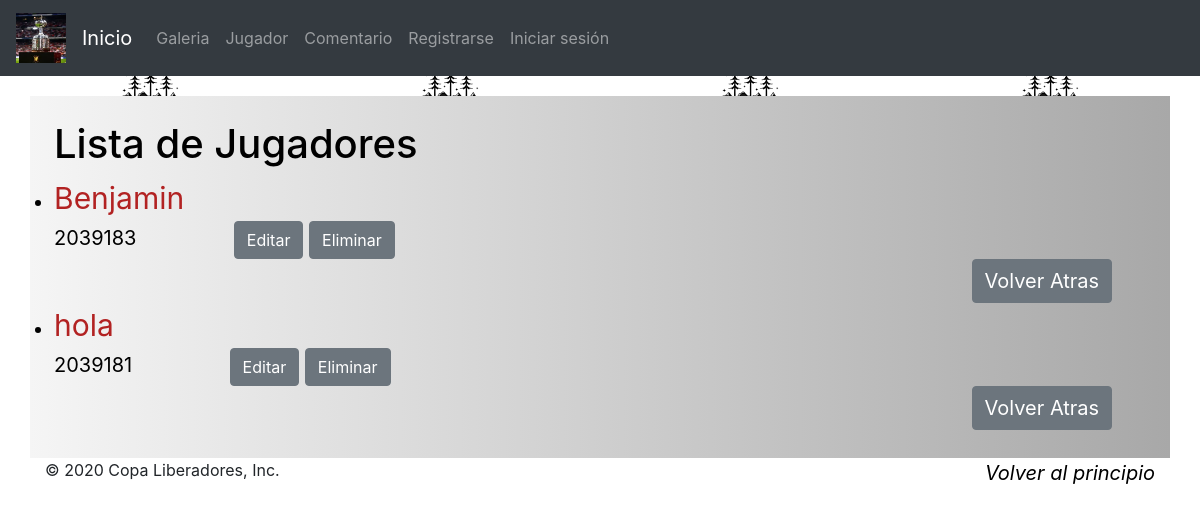
Page /copa/usuario/ on the earlier database version.
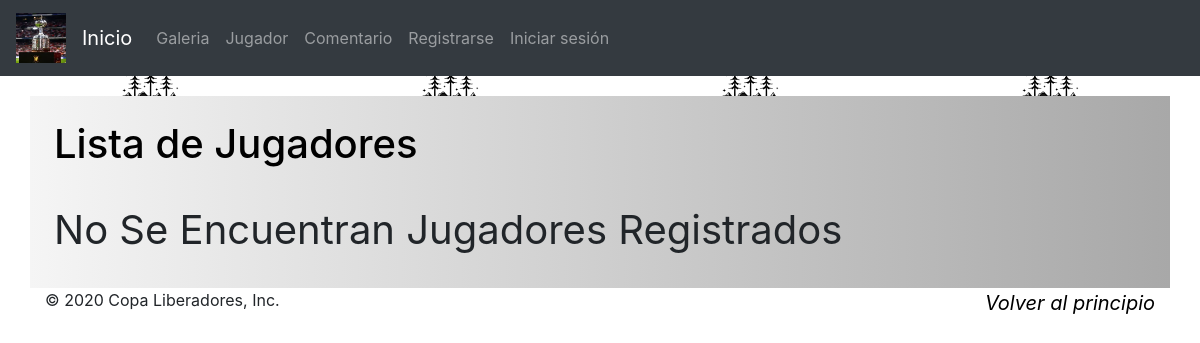
Same page on the later database version.
### copa/models.py (models this page shows, shortened)
class Usuario(models.Model):
	rut = models.CharField(max_length=8,primary_key=True, help_text='ingrese 8 Caracteres')
	first_name = models.CharField(max_length=100)
	last_name = models.CharField(max_length=100)
	edad = models.CharField(max_length=2)
	equipo = models.CharField(max_length=100)
	Direccion = models.CharField(max_length=100)
	class Meta:
		ordering = ['last_name', 'first_name']
	def get_absolute_url(self):
		return reverse('Usuario-detail', args=[str(self.rut)])

### copa/views.py (the view)
# urls.py: path('usuario/', views.UsuarioListView.as_view(), name='usuario'),
class UsuarioListView(generic.ListView):
    model = Usuario

### copa/templates/copa/usuario_list.html (shortened to what this page needs)
{% extends "base_generic.html" %}
{% block content %}
{% load static %}
<link rel="stylesheet" href="{% static 'formu2.css'%}">
<link rel="stylesheet" href="{% static 'css/bootstrap.min.css'%}">
<link rel="stylesheet" href="https://stackpath.bootstrapcdn.com/bootstrap/4.3.1/css/bootstrap.min.css">
<br><br><br><br>
<body>
    <div class="container" style="background: -webkit-linear-gradient(to right, rgb(248, 248, 248), #9c8f8f);
    background: linear-gradient(to right, #f5f5f5, #a8a8a8);padding-top: 2%;padding-bottom: 1%;padding-left: 2%;display: block; margin: auto;">
    <h1 style="color: black;">Lista de Jugadores</h1>
    {%if usuario_list %}
    <ul>
        {%for usuario in usuario_list %}
        <li style=" color: black; font-size: 20px;">
            <a style=" color:firebrick;font-size: 30px;"href="{{ usuario.get_absolute_url}}">{{usuario.first_name}}</a> <br>{{usuario.rut}}
            <a href="{% url 'usuario_update' usuario.rut %}"> <input class="btn btn-secondary offset-md-1"type="button" value="Editar"></a>
            <a href="{% url 'usuario_delete' usuario.rut %}"> <input class="btn btn-secondary"type="button" value="Eliminar"></a>
        </li>
        <a href="{% url 'usuario_create' %}"> <input style="font-size: 20px;"class="btn btn-secondary offset-md-10"type="button" value="Volver Atras"></a>
        {% endfor %}
    </ul>
    {% else %}
    <br>
        <p style="font-size: 40px;">No Se Encuentran Jugadores Registrados </p>
    {% endif %}
    </div>
</body>
{% endblock %}

### copa/templates/base_generic.html (shortened to what this page needs)
<!DOCTYPE html>
<html lang="en">
<head>
    {% load static %}
    <link rel="stylesheet" href="{% static 'css/bootstrap.min.css' %}">
<body>
    <header>
        <nav class="navbar navbar-expand-md navbar-dark fixed-top bg-dark ">
          <a class="navbar-brand" href="#">
            <img src="{% static 'img/foto.jfif'%}" width="50" height="50" alt="">
          </a>
          <a class="navbar-brand" href="{% url 'index'%}">Inicio</a>
          <div class="collapse navbar-collapse" id="navbarCollapse">
            <ul class="navbar-nav mr-auto">
              <li class="nav-item ">
                <a class="nav-link" href="{% url 'galeria'%}">Galeria <span class="sr-only">(current)</span></a>
              </li>
              <li class="nav-item ">
                <a class="nav-link" href="{% url 'usuario_create'%}">Jugador <span class="sr-only">(current)</span></a>
              </li>
              <li class="nav-item ">
                <a class="nav-link" href="{% url 'comentario_create'%}">Comentario <span class="sr-only">(current)</span></a>
              </li>
              <li class="nav-item ">
                <a class="nav-link" href="{% url 'signup'%}">Registrarse <span class="sr-only">(current)</span></a>
              </li>
              <li class="nav-item ">
                <a class="nav-link" href="{% url 'login'%}">Iniciar sesión <span class="sr-only">(current)</span></a>
              </li>
            </ul>
          </div>
        </nav>
        {% block content %}{% endblock %}
  </body>
  <footer class="container">
    <p class="float-right"><a style="font-style: italic; color: black;font-size: 20px; "href="{% url 'index'%}">Volver al principio</a></p>
    <p>&copy; 2020 Copa Liberadores, Inc. </p>
  </footer>
  </html>

### copa/static/formu2.css (style rules this page uses)
* { margin: 0; padding: 0; box-sizing: border-box; }
body { background: url('../static/i2s.png'); }

Differences in the rows shown:
removed Usuario: first_name "Benjamin", rut "2039183"
removed Usuario: first_name "hola", rut "2039181"
Other differences:
text now shown: "No Se Encuentran Jugadores Registrados"
